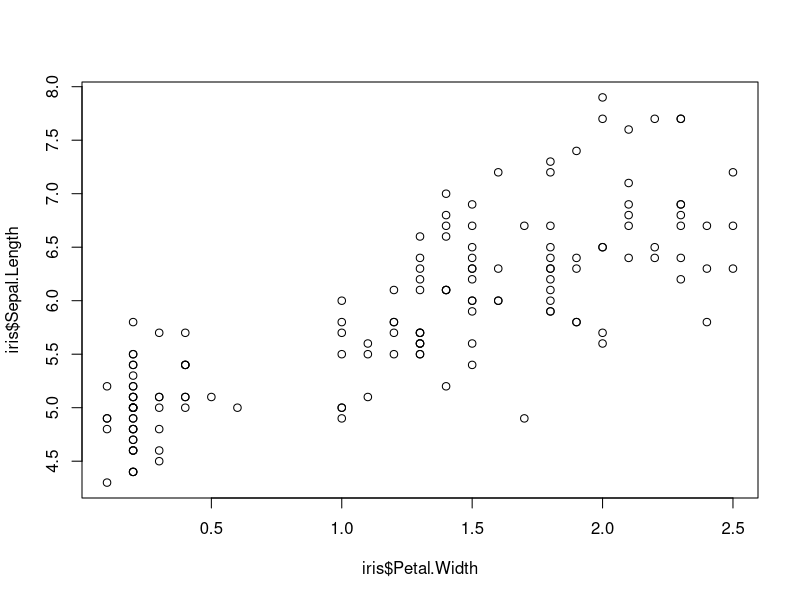

Write R code to recreate this figure.
## ---- chunk 1
library(knitr)
library(tidyverse)
# set default options
opts_chunk$set(echo = TRUE,
               fig.width = 7.252,
               fig.height = 4,
               dpi = 300)
## ---- chunk 2
head(iris, 12)
## ---- chunk 3
plot(iris$Sepal.Length ~ iris$Petal.Width)
